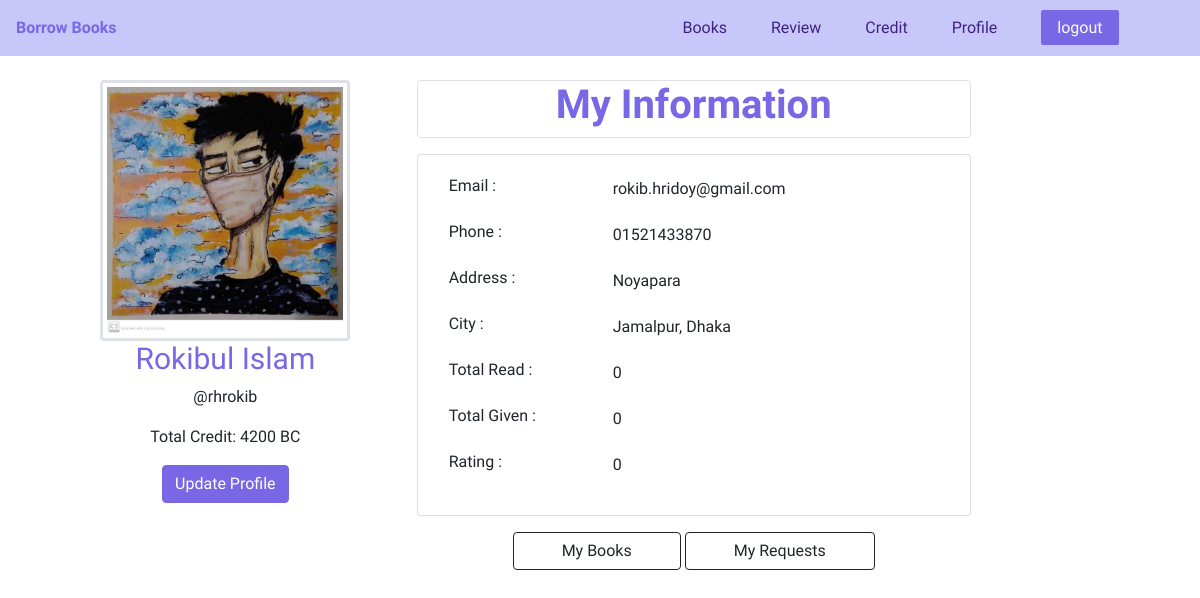
The app's page /profile/index.php (signed in) with its own data.
### tables this page shows
CREATE TABLE `user` (
  `username` varchar(30) NOT NULL,
  `email` varchar(50) NOT NULL,
  `password` varchar(65) NOT NULL,
  `firstname` varchar(30) NOT NULL,
  `lastname` varchar(30) NOT NULL,
  `phone` varchar(11) NOT NULL,
  `location` varchar(50) NOT NULL,
  `city` varchar(50) NOT NULL,
  `totalCredit` float NOT NULL,
  `totalRead` int(11) NOT NULL DEFAULT 0,
  `totalGiven` int(11) NOT NULL DEFAULT 0,
  `rating` int(11) NOT NULL DEFAULT 0,
  `dp_path` varchar(300) NOT NULL
);

### profile/index.php (the view, shortened to what this page needs)
<?php
require_once('./../db_config.php');
if (!isset($_SESSION['user']) &&  empty($_SESSION['user'])) {
?>
  <script>
    location.assign("./../login/login.php");
  </script>
<?php
} else {
  $username = $_SESSION['user'];
  $retObj = $pdo->query("SELECT * FROM user where username = '$username'");
  $profile = $retObj->fetch(PDO::FETCH_ASSOC);
  $email = $profile['email'];
  $firstname = $profile['firstname'];
  $lastname = $profile['lastname'];
  $phone = $profile['phone'];
  $location = $profile['location'];
  $city = $profile['city'];
  $dp = $profile['dp_path'];
  $totalCredit = $profile['totalCredit'];
  $totalRead = $profile['totalRead'];
  $totalGiven = $profile['totalGiven'];
  $rating = $profile['rating'];
?>
  <!DOCTYPE html>
  <html lang="en">
  <head>
    <link href="https://cdn.jsdelivr.net/npm/bootstrap@5.0.1/dist/css/bootstrap.min.css" rel="stylesheet">
    <link rel="stylesheet" href="profile.css">
  </head>
  <body>
    <header class='main-header'>
      <div>
        <a class="main-header-logo" href="./../index.php">Borrow Books</a>
      </div>
      <nav class="main-nav">
        <ul class="main-nav__items">
          <li class="main-nav__item"><a href="./../book/book.php">Books</a></li>
          <li class="main-nav__item"><a href="./../review/">Review</a></li>
          <li class="main-nav__item"><a href="./../payment/">Credit</a></li>
          <li class="main-nav__item"><a href="./index.php">Profile</a></li>
          <li class="main-nav__item nav-logout"><a href="./../demo_logout.php">logout</a></li>
        </ul>
      </nav>
    </header>
    <main>
      <div class="container">
        <div class="row g-2 mt-3 ">
          <div class="col-md-4 text-center">
            <img src="<?php echo $dp ?>" alt="" class="img-fluid img-thumbnail rounded border border-3" width="250px">
            <div class="profile-name">
              <h1 class="name"><?php echo $firstname . " " . $lastname; ?></h1>
            </div>
            <p class="username">@<?php echo $username; ?> </p>
            <p>Total Credit: <?php echo $totalCredit; ?> BC</p>
            <a href="./update_profile.php"><button class="btn btn-primary">Update Profile</button></a>
          </div>
          <div class="col-md-6">
            <div class="card mb-3 rounded border">
              <h1 class="text-center title">My Information</h1>
            </div>
            <div class="card p-3">
              <div class="row g-2">
                <div class="col-md-3 info-card px-3">
                  <p class="info-name">Email :</p>
                  <p class="info-name">Phone :</p>
                  <p class="info-name">Address :</p>
                  <p class="info-name">City :</p>
                  <p class="info-name">Total Read :</p>
                  <p class="info-name">Total Given :</p>
                  <p class="info-name">Rating :</p>
                </div>
                <div class="col-md-9 info-detail px-5">
                  <p class="info-detail"><?php echo $email; ?></p>
                  <p class="info-detail"><?php echo $phone; ?></p>
                  <p class="info-detail"><?php echo $location; ?></p>
                  <p class="info-detail"><?php echo $city; ?></p>
                  <p class="info-detail"><?php echo $totalRead; ?></p>
                  <p class="info-detail"><?php echo $totalGiven; ?></p>
                  <p class="info-detail"><?php echo $rating; ?></p>
                </div>
              </div>
            </div>
          </div>
          <div class="col-md-6 text-center offset-4  mt-3">
            <a class="btn btn-outline-dark px-5" href="./../my_book/book_view.php">My Books</a>
            <a class="btn btn-outline-dark px-5" href="./../view_request/view_req.php">My Requests</a>
          </div>
        </div>
      </div>
    </main>
  </body>
  </html>
<?php
}
?>

### profile/profile.css (style rules this page uses)
* { box-sizing: border-box; }
body { margin: 0px; font-family: "Alata", sans-serif; }
.title { font-family: 'Alata', sans-serif; font-weight: bold; color: #7868e6; }
.name { font-family: 'Alata', sans-serif; color: #7868e6; font-size: 30px; }
.main-header { width: 100%; background: #c8c7fa; padding: 16px 16px; }
.main-header>div { display: inline-block; }
.main-header-logo { color: #7868e6; font-weight: bold; text-decoration: none; }
.main-nav { display: inline-block; text-align: right; width: calc(100% - 150px); }
.main-nav__items { padding: 0; margin: 0; list-style: none; }
.main-nav__item { display: inline-block; color: azure; margin: 0 20px; }
.main-nav__item a { color: rgb(63, 35, 129); text-decoration: none; }
.nav-logout a { color: #fdfaf6; background: #7868e6; padding: 8px 16px; border-radius: 2px; }
.btn-primary { background: #7868e6; border: 1px solid #7868e6; }
.info-name, .info-detail { padding: 3px; }

### records on screen
user: dp_path (picture), firstname "Rokibul", lastname "Islam", totalCredit "4200", email "rokib.hridoy@gmail.com", phone "01521433870", location "Noyapara", city "Jamalpur, Dhaka", totalRead "0", totalGiven "0", rating "0"

### other values on screen
$username "rhrokib"
